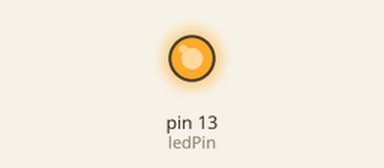
Recording of a sketch running on a simulated Arduino Uno, built with avr-gcc and run on an emulated ATmega328P. Parts: output pins drawn as LEDs (lit = HIGH). Random numbers use the default seed unless the sketch sets one.

Above: at 1.01 s.
At 33.5 s:
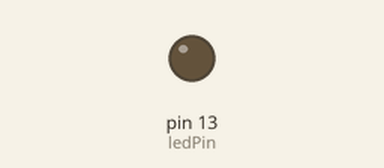
Timing chart, 0 to 40.0 s (numbered marks = the images above):
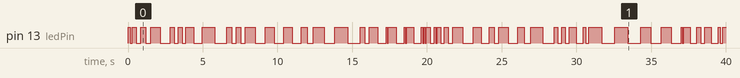

The sketch:

randomer.ino
```cpp
const int ledPin = 13;

void setup() {
  pinMode(ledPin,OUTPUT);
  randomSeed(analogRead(0));
}

void loop() {
    randomBlink();
}

void randomBlink() {
  int delayTime = random(50, 1000);
  digitalWrite(ledPin,HIGH);
  delay(delayTime);
  digitalWrite(ledPin,LOW);
  delay(delayTime);
}
  
```

Measured:
- by itself, pin 13 (ledPin): LOW → HIGH at 0.00 s, → LOW 0.13 s later, → HIGH 0.13 s later, → LOW 0.29 s later, … (95 changes in this stretch)
